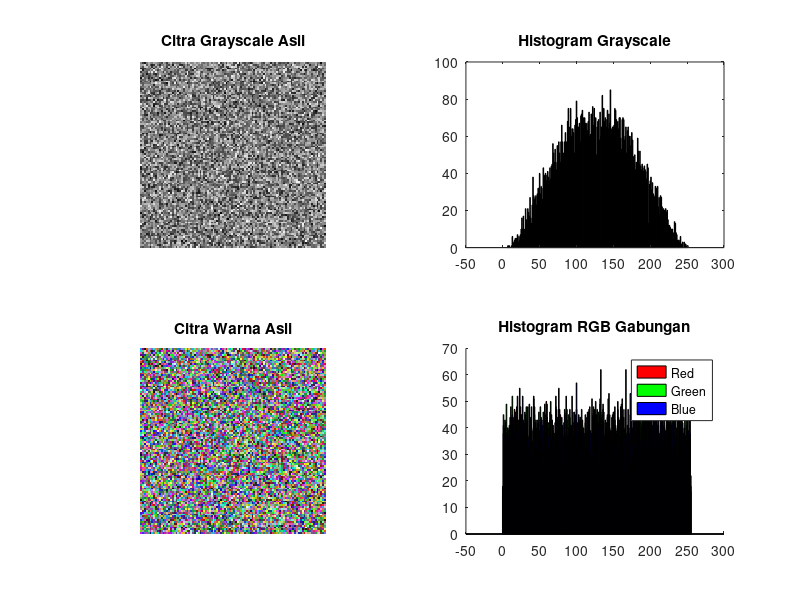
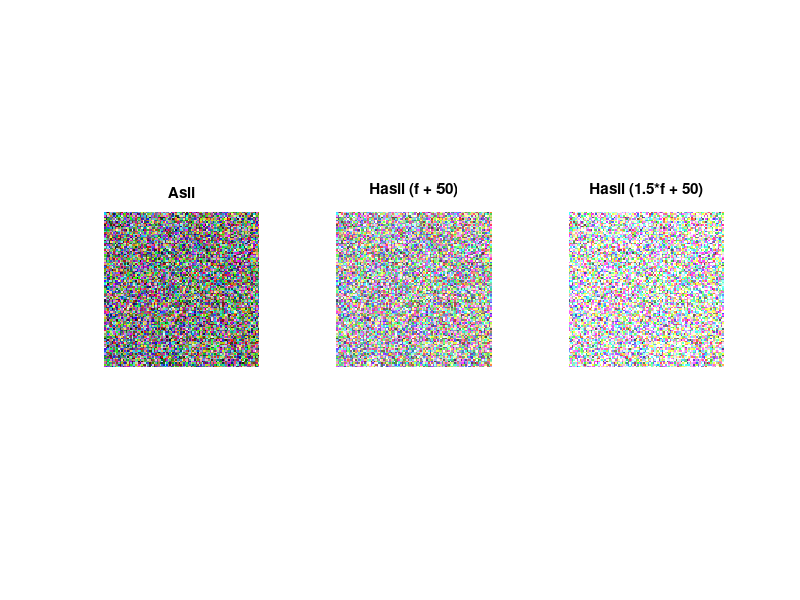
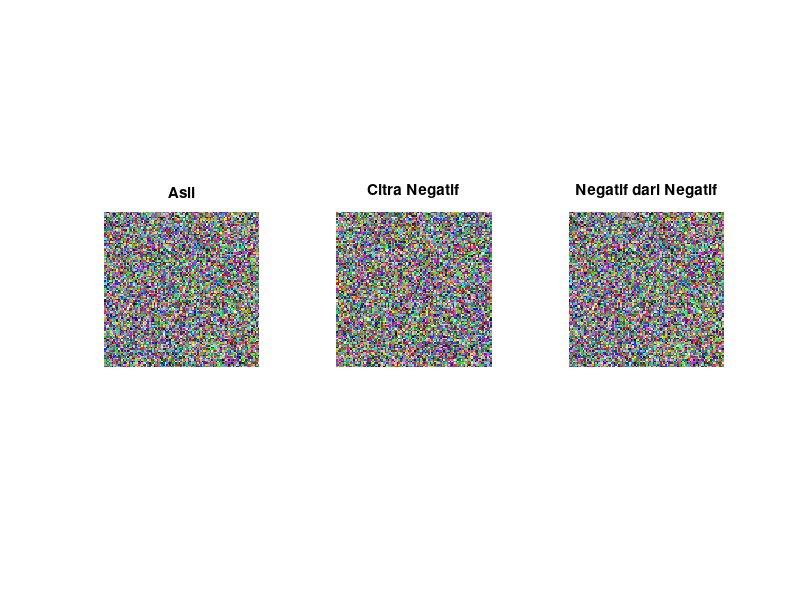
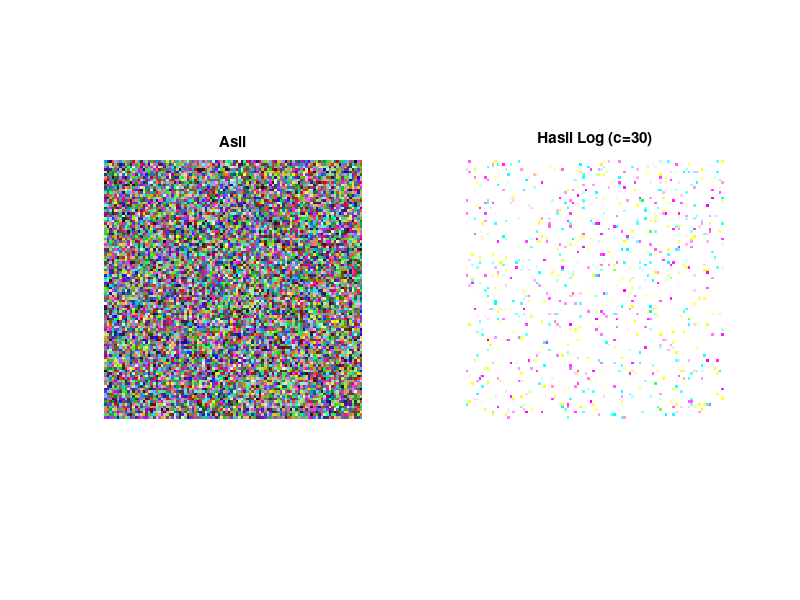

Source code (MATLAB) for these figures, in order:
% =================================================================
% SCRIPT UTAMA PENGUJIAN SEMUA FUNGSI
% =================================================================
function main_test_all()
    % Membersihkan environment
    close all; 
    clear; 
    clc;

    disp('Membaca gambar sampel...');
    % GANTI NAMA FILE INI DENGAN NAMA GAMBAR MILIKMU
    % Pastikan gambar ini ada di folder yang sama dengan file .m ini
    try
        colorImg = imread('img1.png');
    catch
        disp('File "gambar_berwarna.jpg" tidak ditemukan. Membuat gambar sampel.');
        colorImg = uint8(rand(100, 100, 3) * 255);
    end

    try
        grayImg = rgb2gray(colorImg); % Membuat versi grayscale dari gambar warna
    catch
        disp('Gagal membuat gambar grayscale. Membuat gambar sampel.');
        grayImg = uint8(rand(100, 100) * 255);
    end

    % --- PENGUJIAN FUNGSI 1: HISTOGRAM ---
    disp('Menjalankan Tes 1: main_1_histogram...');
    main_1_histogram(grayImg, colorImg);
    disp('Tes 1 Selesai. Tekan Enter untuk lanjut...');
    pause;

    % --- PENGUJIAN FUNGSI 2A: BRIGHTENER ---
    disp('Menjalankan Tes 2A: brightener...');
    [brightB, brightAB] = pure_brightener(colorImg, 1.5, 50);
    figure('Name', 'Tes 2A: Brightener');
    subplot(1, 3, 1); imshow(colorImg); title('Asli');
    subplot(1, 3, 2); imshow(brightB); title('Hasil (f + 50)');
    subplot(1, 3, 3); imshow(brightAB); title('Hasil (1.5*f + 50)');
    disp('Tes 2A Selesai. Tekan Enter untuk lanjut...');
    pause;

    % --- PENGUJIAN FUNGSI 2B: NEGATIVE ---
    disp('Menjalankan Tes 2B: negative...');
    [negImg, reverseNegImg] = pure_negative(colorImg);
    figure('Name', 'Tes 2B: Negative');
    subplot(1, 3, 1); imshow(colorImg); title('Asli');
    subplot(1, 3, 2); imshow(negImg); title('Citra Negatif');
    subplot(1, 3, 3); imshow(reverseNegImg); title('Negatif dari Negatif');
    disp('Tes 2B Selesai. Tekan Enter untuk lanjut...');
    pause;

    % --- PENGUJIAN FUNGSI 2C: LOG TRANSFORM ---
    disp('Menjalankan Tes 2C: logTransform...');
    logImg = pure_logTransform(colorImg, 30);
    figure('Name', 'Tes 2C: Log Transform');
    subplot(1, 2, 1); imshow(colorImg); title('Asli');
    subplot(1, 2, 2); imshow(logImg); title('Hasil Log (c=30)');
    disp('Tes 2C Selesai. Tekan Enter untuk lanjut...');
    pause;
    
    % --- PENGUJIAN FUNGSI 2D: POWER TRANSFORM ---
    disp('Menjalankan Tes 2D: powerTransform...');
    powerImg = pure_powerTransform(colorImg, 1, 0.6); % Gamma < 1 mencerahkan
    figure('Name', 'Tes 2D: Power Transform');
    subplot(1, 2, 1); imshow(colorImg); title('Asli');
    subplot(1, 2, 2); imshow(powerImg); title('Hasil Pangkat (gamma=0.6)');
    disp('Tes 2D Selesai. Tekan Enter untuk lanjut...');
    pause;
    
    % --- PENGUJIAN FUNGSI 2E: CONTRAST STRETCH ---
    disp('Menjalankan Tes 2E: contrastStrecth...');
    stretchedImg = pure_contrastStrecth(colorImg);
    figure('Name', 'Tes 2E: Contrast Stretch');
    subplot(1, 2, 1); imshow(colorImg); title('Asli');
    subplot(1, 2, 2); imshow(stretchedImg); title('Hasil Peregangan Kontras');
    disp('Tes 2E Selesai. Tekan Enter untuk lanjut...');
    pause;

    % --- PENGUJIAN FUNGSI 4: HISTOGRAM MATCHING ---
    % Kita akan coba match gambar grayscale ke gambar warna (hanya V channel-nya)
    disp('Menjalankan Tes 4: hist_match...');
    matchedImg = pure_hist_match(grayImg, colorImg); % Match grayscale ke citra referensi warna
    figure('Name', 'Tes 4: Histogram Matching');
    subplot(1, 3, 1); imshow(grayImg); title('Input Grayscale');
    subplot(1, 3, 2); imshow(colorImg); title('Referensi Warna');
    subplot(1, 3, 3); imshow(matchedImg); title('Hasil Matching');
    disp('Semua tes selesai.');

end

% =================================================================
% KUMPULAN FUNGSI MURNI (TANPA UI)
% =================================================================

% --- FUNGSI 1: HISTOGRAM (SAYA PERBAIKI & GABUNGKAN) ---
function main_1_histogram(grayImg, colorImg)
    % proses gambar grayscale
    counts_gray = custom_image_histogram(grayImg);
    bins = 0:255;
    figure('Name','Tes 1: Histogram');
    subplot(2,2,1); imshow(grayImg); title('Citra Grayscale Asli');
    subplot(2,2,2); bar(bins, counts_gray, 'k'); title('Histogram Grayscale');
    
    % proses gambar berwarna
    R = colorImg(:,:,1);
    G = colorImg(:,:,2);
    B = colorImg(:,:,3);
    countR = custom_image_histogram(R);
    countG = custom_image_histogram(G);
    countB = custom_image_histogram(B);
    
    % Gabungkan R,G,B dalam satu plot untuk perbandingan
    subplot(2,2,3); imshow(colorImg); title('Citra Warna Asli');
    subplot(2,2,4); 
    hold on;
    bar(bins, countR, 'r');
    bar(bins, countG, 'g');
    bar(bins, countB, 'b');
    hold off;
    title('Histogram RGB Gabungan');
    legend('Red', 'Green', 'Blue');
end

% --- FUNGSI 2A: BRIGHTENER MURNI ---
function [outputImg_B, outputImg_AB] = pure_brightener(inputImgData, a, b)
    img = im2double(inputImgData);
    b_norm = b / 255.0;
    outputB = img + b_norm;
    outputAB = a * img + b_norm;
    outputImg_B = im2uint8(outputB);
    outputImg_AB = im2uint8(outputAB);
end

% --- FUNGSI 2B: NEGATIVE MURNI (SAYA PERBAIKI) ---
function [outputImg, reverseOutputImg] = pure_negative(inputImg)
    % Perbaikan: Menggunakan 1.0 untuk citra double, dan L-1 (255) untuk uint8
    if isfloat(inputImg) % Jika tipe datanya double/float
        L = 1.0;
    else % Jika tipe datanya integer (seperti uint8)
        L = 255;
    end
    outputImg = L - inputImg;
    reverseOutputImg = L - outputImg;
end

% --- FUNGSI 2C: LOG TRANSFORM MURNI ---
function outputImg = pure_logTransform(inputImg, c)
    img = im2double(inputImg); % Konversi ke double [0,1] untuk operasi log
    hasil = c * log(1 + img);
    outputImg = im2uint8(hasil); % Konversi kembali ke uint8
end

% --- FUNGSI 2D: POWER TRANSFORM MURNI ---
function outputImg = pure_powerTransform(inputImg, c, gamma)
    img = im2double(inputImg); % Konversi ke double [0,1]
    hasil = c * (img .^ gamma);
    outputImg = im2uint8(hasil);
end

% --- FUNGSI 2E: CONTRAST STRETCH MURNI ---
function outputImg = pure_contrastStrecth(inputImg)
    if size(inputImg, 3) == 1 % Grayscale
        img_double = im2double(inputImg);
        r_min = min(img_double(:));
        r_max = max(img_double(:));
        if r_min == r_max, outputImg = inputImg; return; end
        result = (img_double - r_min) / (r_max - r_min);
        outputImg = im2uint8(result);
    else % Warna
        hsv = rgb2hsv(inputImg);
        V = hsv(:, :, 3);
        v_min = min(V(:));
        v_max = max(V(:));
        if v_min == v_max, outputImg = inputImg; return; end
        V_stretched = (V - v_min) / (v_max - v_min);
        hsv_baru = cat(3, hsv(:,:,1), hsv(:,:,2), V_stretched);
        outputImg = hsv2rgb(hsv_baru); % Hasilnya sudah double, im2uint8 nanti
    end
end

% --- FUNGSI 4: HISTOGRAM MATCHING MURNI ---
function matched_image = pure_hist_match(inputImg, refImg)
    % Kode ini sudah cukup baik, hanya perlu dipanggil
    is_color = size(inputImg, 3) == 3;
    if ~is_color % grayscale
        cdfInput = cumsum(custom_image_histogram(inputImg)) / numel(inputImg);
        
        % Perbaikan: jika refImg berwarna, kita match ke luminance-nya (grayscale)
        if size(refImg, 3) == 3
            refImg = rgb2gray(refImg);
        end
        cdfRef = cumsum(custom_image_histogram(refImg)) / numel(refImg);

        mapping_table = zeros(256, 1);
        for intensity_level = 1:256
            cdf_value = cdfInput(intensity_level);
            [~, nearest_index] = min(abs(cdf_value - cdfRef));
            mapping_table(intensity_level) = nearest_index - 1;
        end
        matched_image = uint8(mapping_table(double(inputImg) + 1));
    else % rgb
        hsv_input = rgb2hsv(inputImg);
        if size(refImg, 3) == 1 % Jika ref grayscale
             V_reference = im2double(refImg);
        else % Jika ref warna
            hsv_reference = rgb2hsv(refImg);
            V_reference = hsv_reference(:, :, 3);
        end
        
        V_input = hsv_input(:, :, 3);
        
        V_input_uint8 = uint8(V_input * 255);
        V_reference_uint8 = uint8(V_reference * 255);
        
        cdfInput_V = cumsum(custom_image_histogram(V_input_uint8)) / numel(V_input_uint8);
        cdfRef_V = cumsum(custom_image_histogram(V_reference_uint8)) / numel(V_reference_uint8);
        
        mapping_table = zeros(256, 1);
        for intensity_level = 1:256
            cdf_value = cdfInput_V(intensity_level);
            [~, nearest_index] = min(abs(cdf_value - cdfRef_V));
            mapping_table(intensity_level) = nearest_index - 1;
        end
        
        V_matched_uint8 = uint8(mapping_table(V_input_uint8 + 1));
        V_matched = double(V_matched_uint8) / 255;
        
        final_hsv = cat(3, hsv_input(:, :, 1), hsv_input(:, :, 2), V_matched);
        matched_image = hsv2rgb(final_hsv);
    end
end

% --- FUNGSI PEMBANTU (ASUMSI SUDAH ADA) ---
function counts = custom_image_histogram(img)
    img = double(img);
    if max(img(:)) <= 1
        img = img * 255;
    end
    img(img < 0) = 0;
    img(img > 255) = 255;
    img = round(img);
    counts = zeros(256, 1);
    [rows, cols, ~] = size(img);
    for r = 1:rows
        for c = 1:cols
            value = img(r, c);
            counts(value + 1) = counts(value + 1) + 1;
        end
    end
end